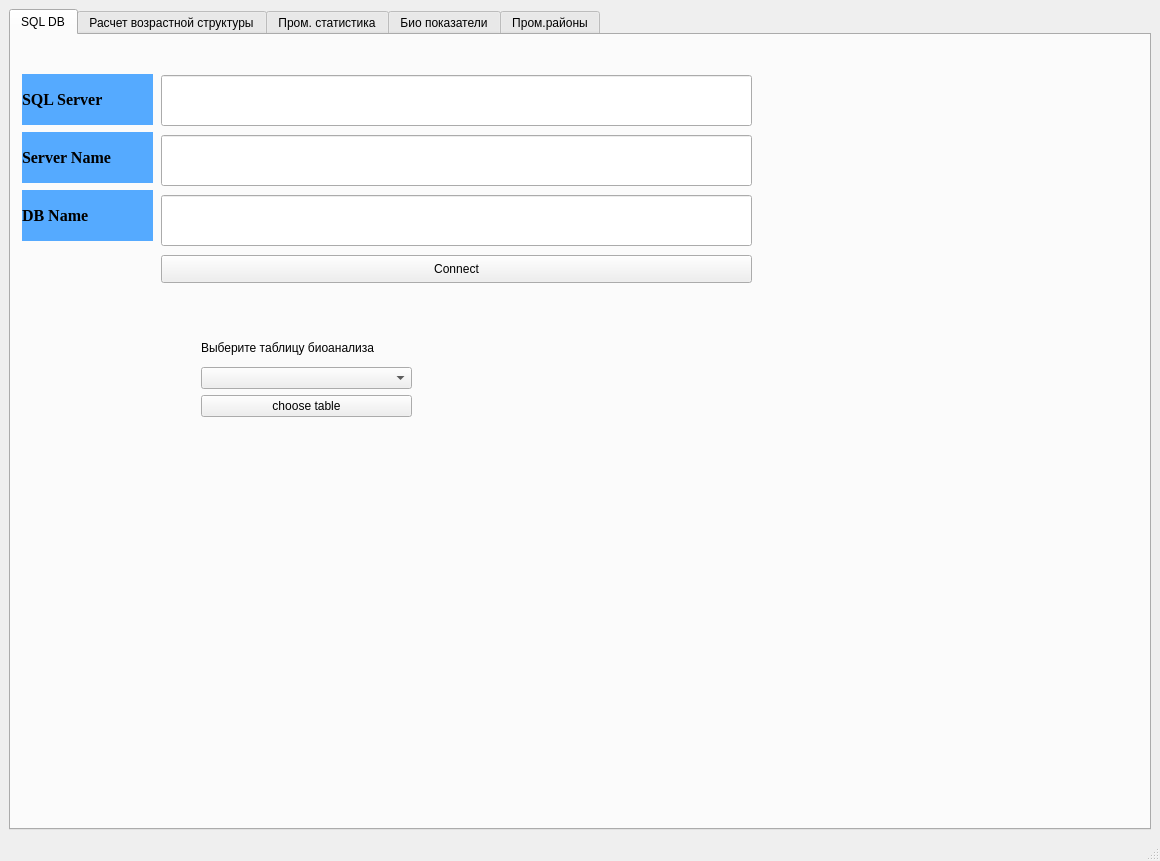
<?xml version="1.0" encoding="UTF-8"?>
<ui version="4.0">
 <class>MainWindow</class>
 <widget class="QMainWindow" name="MainWindow">
  <property name="geometry">
   <rect>
    <x>0</x>
    <y>0</y>
    <width>1160</width>
    <height>861</height>
   </rect>
  </property>
  <property name="windowTitle">
   <string>MainWindow</string>
  </property>
  <widget class="QWidget" name="centralwidget">
   <layout class="QGridLayout" name="gridLayout">
    <item row="0" column="0">
     <widget class="QTabWidget" name="age_structure_calculation">
      <property name="currentIndex">
       <number>0</number>
      </property>
      <widget class="QWidget" name="tab_SQL_Base_connect">
       <attribute name="title">
        <string>SQL DB</string>
       </attribute>
       <widget class="QPushButton" name="btn_Connect_SQL_DB">
        <property name="geometry">
         <rect>
          <x>150</x>
          <y>220</y>
          <width>591</width>
          <height>28</height>
         </rect>
        </property>
        <property name="text">
         <string>Connect</string>
        </property>
       </widget>
       <widget class="QLabel" name="label_DB_Name">
        <property name="geometry">
         <rect>
          <x>11</x>
          <y>155</y>
          <width>131</width>
          <height>51</height>
         </rect>
        </property>
        <property name="font">
         <font>
          <family>Times New Roman</family>
          <pointsize>12</pointsize>
          <weight>75</weight>
          <bold>true</bold>
         </font>
        </property>
        <property name="styleSheet">
         <string notr="true">background-color: rgb(85, 170, 255);</string>
        </property>
        <property name="text">
         <string>DB Name</string>
        </property>
        <property name="margin">
         <number>10</number>
        </property>
       </widget>
       <widget class="QLabel" name="label_SQL_Server_Name">
        <property name="geometry">
         <rect>
          <x>11</x>
          <y>97</y>
          <width>131</width>
          <height>51</height>
         </rect>
        </property>
        <property name="font">
         <font>
          <family>Times New Roman</family>
          <pointsize>12</pointsize>
          <weight>75</weight>
          <bold>true</bold>
         </font>
        </property>
        <property name="styleSheet">
         <string notr="true">background-color: rgb(85, 170, 255);</string>
        </property>
        <property name="text">
         <string>Server Name</string>
        </property>
        <property name="margin">
         <number>10</number>
        </property>
       </widget>
       <widget class="QLabel" name="label_SQL_Name">
        <property name="geometry">
         <rect>
          <x>11</x>
          <y>39</y>
          <width>131</width>
          <height>51</height>
         </rect>
        </property>
        <property name="font">
         <font>
          <family>Times New Roman</family>
          <pointsize>12</pointsize>
          <weight>75</weight>
          <bold>true</bold>
         </font>
        </property>
        <property name="styleSheet">
         <string notr="true">background-color: rgb(85, 170, 255);</string>
        </property>
        <property name="text">
         <string>SQL Server</string>
        </property>
        <property name="margin">
         <number>10</number>
        </property>
       </widget>
       <widget class="QLineEdit" name="lineEdit_SQL_Name">
        <property name="geometry">
         <rect>
          <x>150</x>
          <y>40</y>
          <width>591</width>
          <height>51</height>
         </rect>
        </property>
       </widget>
       <widget class="QLineEdit" name="lineEdit_SQL_Server_Name">
        <property name="geometry">
         <rect>
          <x>150</x>
          <y>100</y>
          <width>591</width>
          <height>51</height>
         </rect>
        </property>
       </widget>
       <widget class="QLineEdit" name="lineEdit_DB_Name">
        <property name="geometry">
         <rect>
          <x>150</x>
          <y>160</y>
          <width>591</width>
          <height>51</height>
         </rect>
        </property>
       </widget>
       <widget class="QWidget" name="verticalLayoutWidget_6">
        <property name="geometry">
         <rect>
          <x>190</x>
          <y>300</y>
          <width>211</width>
          <height>82</height>
         </rect>
        </property>
        <layout class="QVBoxLayout" name="verticalLayout_6">
         <item>
          <widget class="QLabel" name="label_tab_sql_bioanalis_table_list">
           <property name="font">
            <font>
             <underline>false</underline>
             <strikeout>false</strikeout>
            </font>
           </property>
           <property name="text">
            <string>Выберите таблицу биоанализа</string>
           </property>
          </widget>
         </item>
         <item>
          <widget class="QComboBox" name="comboBox_tab_sql_bioanalis_table_list"/>
         </item>
         <item>
          <widget class="QPushButton" name="pushButton_sql_bioanalis_choose_table">
           <property name="text">
            <string>choose table</string>
           </property>
          </widget>
         </item>
        </layout>
       </widget>
      </widget>
      <widget class="QWidget" name="tab_3">
       <attribute name="title">
        <string>Расчет возрастной структуры</string>
       </attribute>
       <widget class="QWidget" name="verticalLayoutWidget_2">
        <property name="geometry">
         <rect>
          <x>720</x>
          <y>30</y>
          <width>160</width>
          <height>80</height>
         </rect>
        </property>
        <layout class="QVBoxLayout" name="verticalLayout_3">
         <item>
          <widget class="QLabel" name="label_tab_age_struct_area_list">
           <property name="text">
            <string>Места лова</string>
           </property>
          </widget>
         </item>
         <item>
          <widget class="QComboBox" name="comboBox_tab_age_struct_area_list"/>
         </item>
        </layout>
       </widget>
       <widget class="QWidget" name="verticalLayoutWidget_3">
        <property name="geometry">
         <rect>
          <x>220</x>
          <y>580</y>
          <width>207</width>
          <height>141</height>
         </rect>
        </property>
        <layout class="QVBoxLayout" name="verticalLayout_4">
         <item>
          <widget class="QLabel" name="lbl_export_age_structure_calculation_to_sql">
           <property name="text">
            <string>Выберите таблицу ... для экспорта</string>
           </property>
          </widget>
         </item>
         <item>
          <widget class="QComboBox" name="comboBox_export_age_structure_calculation_to_sql"/>
         </item>
        </layout>
       </widget>
       <widget class="QTextEdit" name="textEdit_age_structure_calculation_for_print_dataframe">
        <property name="geometry">
         <rect>
          <x>460</x>
          <y>170</y>
          <width>631</width>
          <height>461</height>
         </rect>
        </property>
       </widget>
       <widget class="QPushButton" name="button_age_structure_calculation_print_results">
        <property name="geometry">
         <rect>
          <x>460</x>
          <y>630</y>
          <width>631</width>
          <height>51</height>
         </rect>
        </property>
        <property name="text">
         <string>Вывести результаты расчетов</string>
        </property>
       </widget>
       <widget class="QPushButton" name="button_age_structure_calculation_save_results">
        <property name="geometry">
         <rect>
          <x>460</x>
          <y>680</y>
          <width>631</width>
          <height>51</height>
         </rect>
        </property>
        <property name="text">
         <string>Экпортировать в sql</string>
        </property>
       </widget>
       <widget class="QWidget" name="verticalLayoutWidget_4">
        <property name="geometry">
         <rect>
          <x>380</x>
          <y>30</y>
          <width>160</width>
          <height>80</height>
         </rect>
        </property>
        <layout class="QVBoxLayout" name="verticalLayout">
         <item>
          <widget class="QLabel" name="label_tab_age_struct_type_list">
           <property name="text">
            <string>Виды</string>
           </property>
          </widget>
         </item>
         <item>
          <widget class="QComboBox" name="comboBox_tab_age_struct_type_list"/>
         </item>
        </layout>
       </widget>
       <widget class="QWidget" name="verticalLayoutWidget_5">
        <property name="geometry">
         <rect>
          <x>550</x>
          <y>30</y>
          <width>160</width>
          <height>80</height>
         </rect>
        </property>
        <layout class="QVBoxLayout" name="verticalLayout_5">
         <item>
          <widget class="QLabel" name="label_tab_age_struct_year_list">
           <property name="text">
            <string>Года</string>
           </property>
          </widget>
         </item>
         <item>
          <widget class="QComboBox" name="comboBox_tab_age_struct_year_list"/>
         </item>
        </layout>
       </widget>
      </widget>
      <widget class="QWidget" name="tab_4">
       <attribute name="title">
        <string>Пром. статистика</string>
       </attribute>
      </widget>
      <widget class="QWidget" name="tab_2">
       <attribute name="title">
        <string>Био показатели</string>
       </attribute>
      </widget>
      <widget class="QWidget" name="tab_5">
       <attribute name="title">
        <string>Пром.районы</string>
       </attribute>
      </widget>
     </widget>
    </item>
   </layout>
  </widget>
  <widget class="QMenuBar" name="menubar">
   <property name="geometry">
    <rect>
     <x>0</x>
     <y>0</y>
     <width>1160</width>
     <height>26</height>
    </rect>
   </property>
  </widget>
  <widget class="QStatusBar" name="statusbar"/>
 </widget>
 <resources/>
 <connections/>
</ui>
